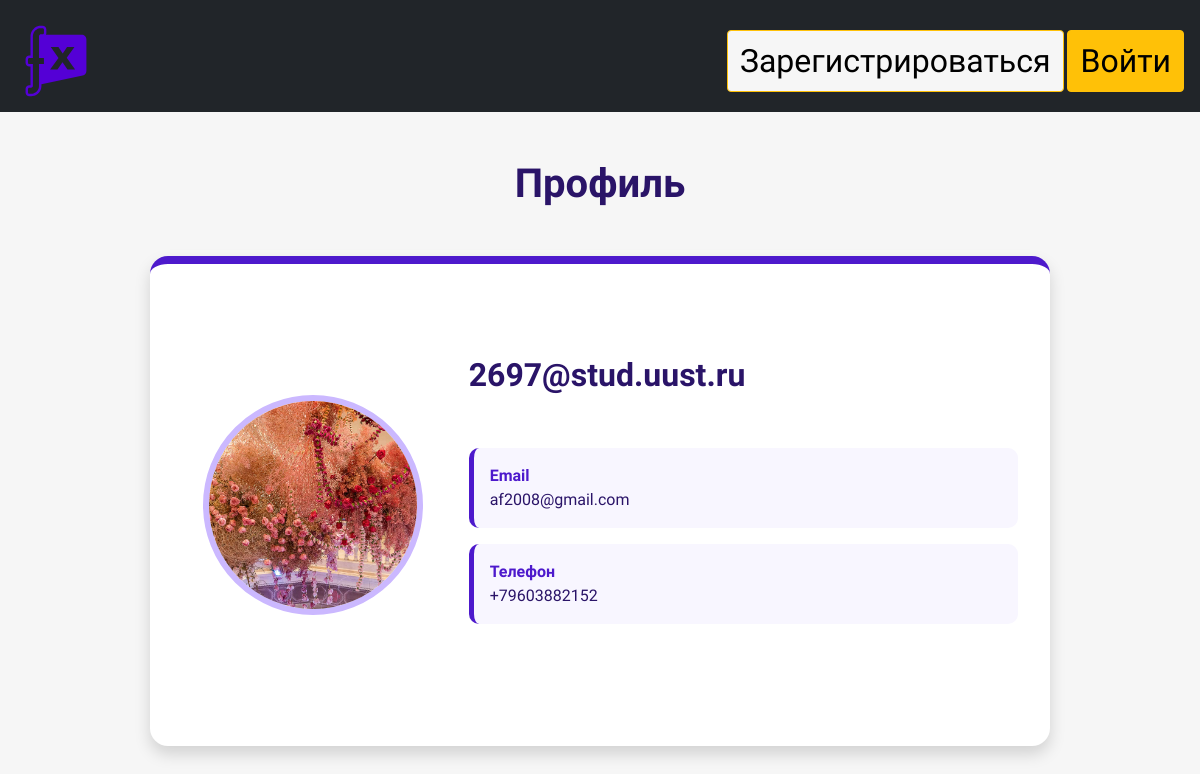
The app's page /profile/11 with its own data.
### data/user.py (models this page shows, shortened)
class Users(SqlAlchemyBase, UserMixin, SerializerMixin):  # модель для работы с таблицей users
    __tablename__ = 'users'
    id = sqlalchemy.Column(sqlalchemy.Integer,
                           primary_key=True, autoincrement=True)
    login = sqlalchemy.Column(sqlalchemy.String, nullable=True, unique=True)
    email = sqlalchemy.Column(sqlalchemy.String,
                              index=True, unique=True, nullable=True)
    photo = sqlalchemy.Column(sqlalchemy.String, nullable=True)
    phone_number = sqlalchemy.Column(sqlalchemy.String, nullable=True)
    hashed_password = sqlalchemy.Column(sqlalchemy.String, nullable=True)
    created_date = sqlalchemy.Column(sqlalchemy.DateTime,
                                     default=datetime.datetime.now)

### main.py (the view)
@app.route('/profile/<int:id>')  # обработчик профиля пользователя
def profile(id):
    session = db_session.create_session()
    user = session.query(Users).filter(Users.id == id).first()
    photo = session.query(Users).all()
    return render_template('profile.html', title='Профиль', user=user, photos=photo,
                           css1=url_for('static', filename='css/style_profile.css'))

### data/db_session.py (called while the page is built)
def create_session() -> Session:
    global __factory
    return __factory()

### templates/profile.html (shortened to what this page needs)
{% extends "base.html" %}
{% block styles %}
<link rel="stylesheet"
      href="{{ url_for('static', filename='css/style_profile.css') }}">
{% endblock %}
{% block content %}
<div class="container py-5">
    <h1 class="text-center profile-title mb-5">
        Профиль
    </h1>
    <div class="profile-card mx-auto shadow">
        <div class="row align-items-center g-4">
            <div class="col-md-4 text-center">
                <img
                    class="profile-image"
                    src="/{{ user.photo }}"
                    alt="Фото профиля">
            </div>
            <div class="col-md-8">
                <h2 class="username">
                    {{ user.login }}
                </h2>
                <div class="profile-info mt-4">
                    <div class="info-item">
                        <strong>Email</strong><br>
                        {{ user.email }}
                    </div>
                    <div class="info-item">
                        <strong>Телефон</strong><br>
                        +{{ user.phone_number }}
                    </div>
                </div>
            </div>
        </div>
    </div>
</div>
{% endblock %}

### static/css/style.css (style rules this page uses)
* { box-sizing: border-box; }
:root { --back-color: #f6f6f6; }
body { margin: 0; background-color: #F6F6F6; font-family: 'Golos Text', sans-serif; }
div { padding: 30px 0 }

### static/css/style_profile.css (style rules this page uses)
.profile-title { color:#2A1468; font-weight:700; }
.profile-card { max-width:900px; background:white; border-radius:18px; border-top:8px solid #4D19CC; padding:2rem; }
.profile-image { width:220px; height:220px; object-fit:cover; border-radius:50%; border:6px solid #CBB8FF; background:white; }
.username { color:#2A1468; font-weight:700; }
.profile-info { display:flex; flex-direction:column; gap:1rem; }
.info-item { background:#F8F6FF; border-left:5px solid #4D19CC; border-radius:10px; padding:1rem; color:#2A1468; }
.info-item strong { color:#4D19CC; }

### records on screen
Users: login "2697@stud.uust.ru", email "af2008@gmail.com", phone_number "79603882152"
